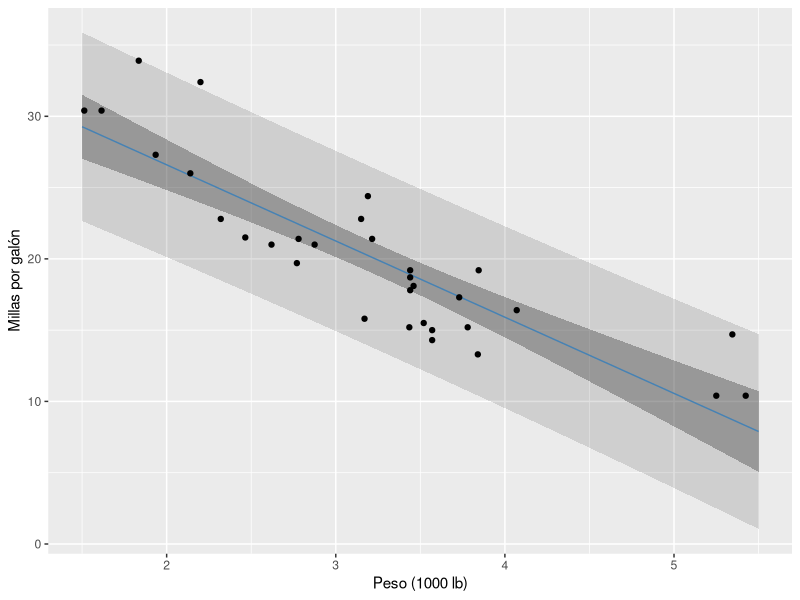
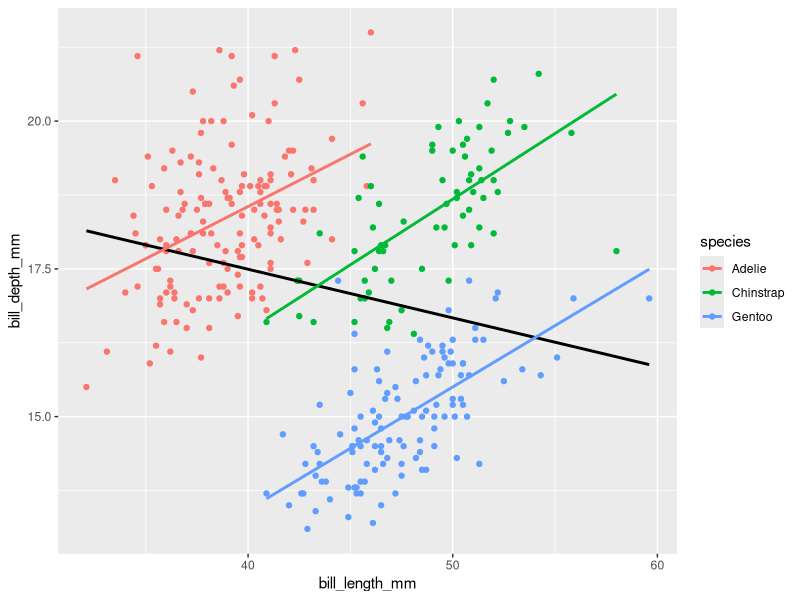
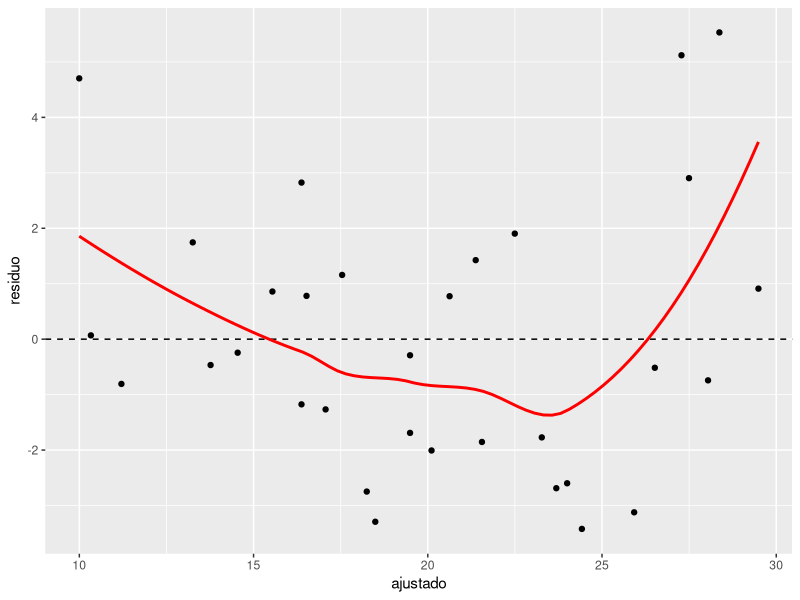
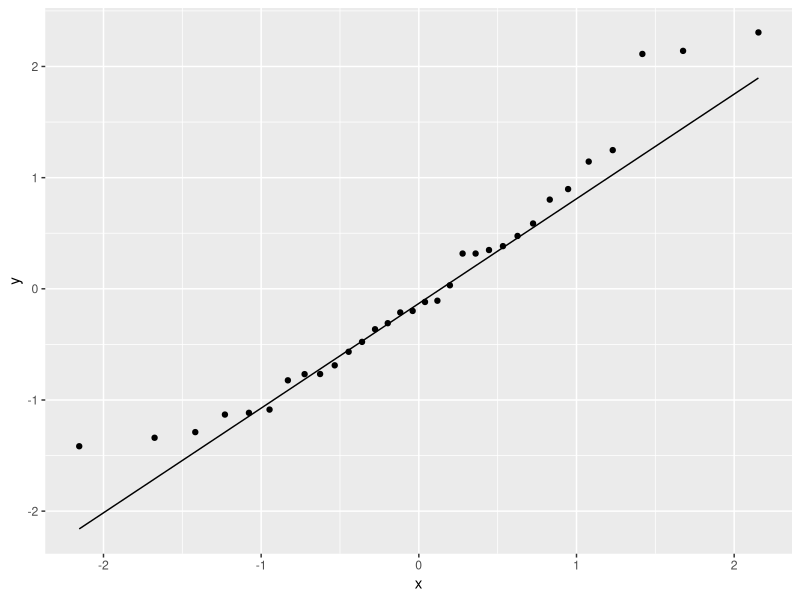

Generate these figures, in order, with R:
## ---- chunk 1
library(tidyverse)
library(palmerpenguins)
set.seed(2026)
## ---- chunk 2
y <- mtcars$mpg
X <- cbind(1, mtcars$wt)                       # constante y peso
n <- nrow(X); p <- ncol(X)

beta  <- solve(crossprod(X), crossprod(X, y))  # (X'X)^-1 X'y
resid <- y - X %*% beta
sigma2 <- sum(resid^2) / (n - p)
se <- sqrt(diag(sigma2 * solve(crossprod(X))))

cbind(beta, se)
coef(summary(lm(mpg ~ wt, data = mtcars)))[, 1:2]
## ---- chunk 3
m1 <- lm(mpg ~ wt, data = mtcars)
summary(m1)
confint(m1)
## ---- chunk 4
#| label: fig-bandas
#| fig-cap: "Recta ajustada con banda de confianza (oscura) y de predicción (clara) al 95 %."
nuevos <- tibble(wt = seq(1.5, 5.5, length.out = 100))
conf <- predict(m1, nuevos, interval = "confidence") |> as_tibble()
pred <- predict(m1, nuevos, interval = "prediction") |> as_tibble()

ggplot() +
  geom_ribbon(aes(nuevos$wt, ymin = pred$lwr, ymax = pred$upr), alpha = 0.15) +
  geom_ribbon(aes(nuevos$wt, ymin = conf$lwr, ymax = conf$upr), alpha = 0.35) +
  geom_line(aes(nuevos$wt, conf$fit), color = "steelblue") +
  geom_point(aes(wt, mpg), data = mtcars) +
  labs(x = "Peso (1000 lb)", y = "Millas por galón")
## ---- chunk 5
coches <- mtcars |> mutate(am = factor(am, labels = c("automático", "manual")))
m2 <- lm(mpg ~ wt + hp + am, data = coches)
summary(m2)
## ---- chunk 6
anova(m1, m2)
c(R2 = summary(m2)$r.squared, R2_ajustado = summary(m2)$adj.r.squared)
## ---- chunk 7
#| label: fig-simpson
#| fig-cap: "Paradoja de Simpson: la relación global es negativa, la intra-especie es positiva."
pingu <- penguins |> drop_na()
coef(lm(bill_depth_mm ~ bill_length_mm, data = pingu))
coef(lm(bill_depth_mm ~ bill_length_mm + species, data = pingu))

ggplot(pingu, aes(bill_length_mm, bill_depth_mm)) +
  geom_point(aes(color = species)) +
  geom_smooth(method = "lm", se = FALSE, color = "black") +
  geom_smooth(aes(color = species), method = "lm", se = FALSE)
## ---- chunk 8
#| label: fig-diagnostico
#| fig-cap: "Residuos frente a ajustados y gráfico cuantil-cuantil."
diag <- tibble(ajustado = fitted(m2), residuo = resid(m2), estandarizado = rstandard(m2))

ggplot(diag, aes(ajustado, residuo)) +
  geom_point() +
  geom_hline(yintercept = 0, linetype = "dashed") +
  geom_smooth(se = FALSE, color = "red")

ggplot(diag, aes(sample = estandarizado)) + stat_qq() + stat_qq_line()
## ---- chunk 9
influencia <- tibble(coche = rownames(mtcars), apalancamiento = hatvalues(m2),
                     cook = cooks.distance(m2))
influencia |> arrange(desc(cook)) |> head(4)
## ---- chunk 10
vif_manual <- function(modelo) {
  X <- model.matrix(modelo)[, -1, drop = FALSE]
  sapply(seq_len(ncol(X)), function(j) 1 / (1 - summary(lm(X[, j] ~ X[, -j]))$r.squared)) |>
    setNames(colnames(X))
}
vif_manual(lm(mpg ~ wt + hp + disp + cyl, data = mtcars))
## ---- chunk 11
m_poly <- lm(mpg ~ poly(hp, 2) + wt + am, data = coches)
AIC(m1, m2, m_poly)
BIC(m1, m2, m_poly)
## ---- chunk 12
cv_rmse <- function(formula, datos, k = 10) {
  respuesta <- all.vars(formula)[1]
  bloque <- sample(rep(1:k, length.out = nrow(datos)))
  mean(sapply(1:k, function(i) {
    ajuste <- lm(formula, data = datos[bloque != i, ])
    pred <- predict(ajuste, datos[bloque == i, ])
    sqrt(mean((datos[[respuesta]][bloque == i] - pred)^2))
  }))
}

c(solo_aleta   = cv_rmse(body_mass_g ~ flipper_length_mm, pingu),
  con_especie  = cv_rmse(body_mass_g ~ flipper_length_mm + species, pingu),
  con_todo     = cv_rmse(body_mass_g ~ flipper_length_mm + species + sex + bill_length_mm, pingu))
